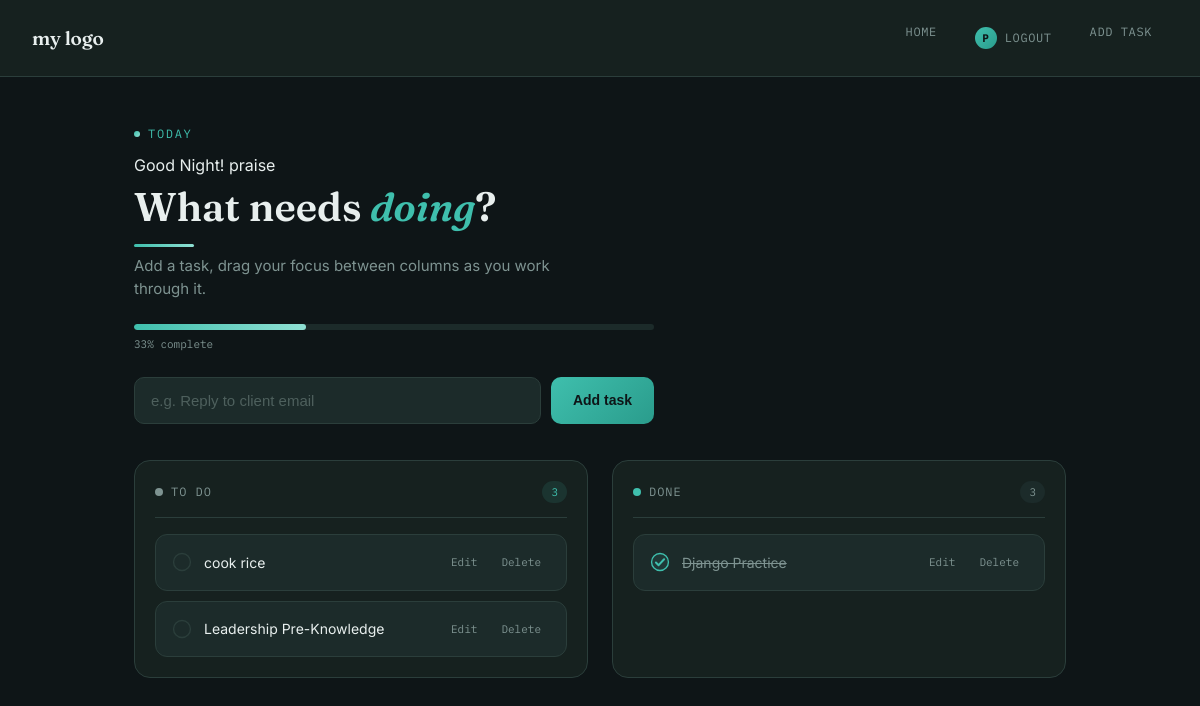
The page / (signed in) on the database its author committed.
### tasks/models.py (models this page shows, shortened)
class Task(models.Model):
    user = models.ForeignKey(User, on_delete=models.CASCADE, blank=True, null=True)
    title = models.CharField(max_length=100)
    done = models.BooleanField(default=False)
    due_time = models.DateTimeField()
    created_at = models.DateTimeField(auto_now_add=True)
    updated_at = models.DateTimeField(auto_now=True)

### tasks/views.py (the view)
# urls.py: path('', home, name='home'),
@login_required(login_url='login')
def home(request):
    date = datetime.datetime.now()
    h = int(date.strftime('%H'))
    msg = 'Good '
    if h < 12:
        msg += 'Morning'
    elif h < 16:
        msg += 'Afternoon'
    elif h < 18:
        msg += 'Evening'
    else:
        msg += 'Night'
    greeting = f'{msg}! {request.user.username}'
    task = Task.objects.filter(user=request.user).order_by('-created_at')
    total = task.count()
    done_count = task.filter(done=True).count()
    percent_done = int((done_count / total) * 100) if total else 0
    context = {
        'greeting': greeting,
        'tasks': task,
        'percent_done': percent_done,
    }
    return render(request, 'home.html', context)

### templates/home.html (shortened to what this page needs)
{% extends "base.html" %}
{% block content %}
<div class="board-wrap">
  <header class="board-header">
    <div class="eyebrow">Today</div>
    <p>{{ greeting }}</p>
    <h1>What needs <em>doing</em>?</h1>
    <p class="sub">Add a task, drag your focus between columns as you work through it.</p>
    <div class="progress-row">
  <div class="progress-track">
    <div class="progress-fill" style="width: {{ percent_done }}%;"></div>
  </div>
  <span class="progress-label">{{ percent_done }}% complete</span>
</div>
    <form id="task-form" method="GET" action="{% url 'add_task' %}">
      <input id="task-input" type="text" placeholder="e.g. Reply to client email" autocomplete="off" maxlength="140" disabled>
      <button type="submit" class="add">Add task</button>
    </form>
  </header>
  <div class="board">
    <div class="column todo">
      <div class="column-header">
        <span class="column-title"><span class="column-dot"></span> To Do</span>
        <span class="column-count">{{ tasks|length }}</span>
      </div>
      <ul class="card-list">
        {% for task in tasks %}
          {% if not task.done %}
          <li class="item">
            <span class="check" role="checkbox" aria-checked="false" tabindex="0">
              <svg viewBox="0 0 22 22">
                <circle cx="11" cy="11" r="9.3"></circle>
                <path d="M6.5 11.5l3 3 6-6.5"></path>
              </svg>
            </span>
            <span class="label">{{ task.title }}</span>
            <div class="item-actions">
              <a href="{% url 'task' pk=task.id %}">Edit</a>
              <a href="{% url 'delete' pk=task.id %}" class="remove" aria-label="Delete task">Delete</a>
            </div>
          </li>
          {% endif %}
        {% endfor %}
      </ul>
    </div>
    <div class="column done">
      <div class="column-header">
        <span class="column-title"><span class="column-dot"></span> Done</span>
        <span class="column-count">{{ tasks|length }}</span>
      </div>
      <ul class="card-list">
        {% for task in tasks %}
          {% if task.done %}
          <li class="item done">
            <span class="check" role="checkbox" aria-checked="true" tabindex="0">
              <svg viewBox="0 0 22 22">
                <circle cx="11" cy="11" r="9.3"></circle>
                <path d="M6.5 11.5l3 3 6-6.5"></path>
              </svg>
            </span>
            <span class="label">{{ task.title }}</span>
            <div class="item-actions">
              <a href="{% url 'task' pk=task.id %}">Edit</a>
              <a href="{% url 'delete' pk=task.id %}" class="remove" aria-label="Delete task">Delete</a>
            </div>
          </li>
          {% endif %}
        {% endfor %}
      </ul>
    </div>
  </div>
</div>
{% endblock content %}

### templates/base.html (shortened to what this page needs)
{% load static %}
<!DOCTYPE html>
<html lang="en">
<head>
<link rel="stylesheet" href="{% static 'CSS/style.css' %}">
</head>
<body>
    <nav>
        <h6>my logo</h6>
        <ul>
            <li><a href="{% url "home" %}">Home</a></li>
            {% if request.user.is_authenticated %}
            <li><a href="{% url 'logout' %}" class="nav-user"><span class="avatar">{{ user.username|slice:":1"|upper }}</span>Logout</a></li>
            {% else %}
            <li><a href="{% url "login" %}">Login</a></li>
            <li><a href="{% url "register" %}">Register</a></li>
            {% endif %}
            <li><a href="{% url "add_task" %}">Add Task</a></li>
        </ul>
    </nav>
    <div class="container">
        {% block content %}
        {% endblock content %}
    </div>
</body>
</html>

### rows shown on the page
Task: title "cook rice"
Task: title "Leadership Pre-Knowledge"
Task: title "Django Practice"

### other values the page prints
{{ user.username|slice:":1"|upper }} "P"
{{ greeting }} "Good Night! praise"
{{ percent_done }} "33"
{{ tasks|length }} "3"
